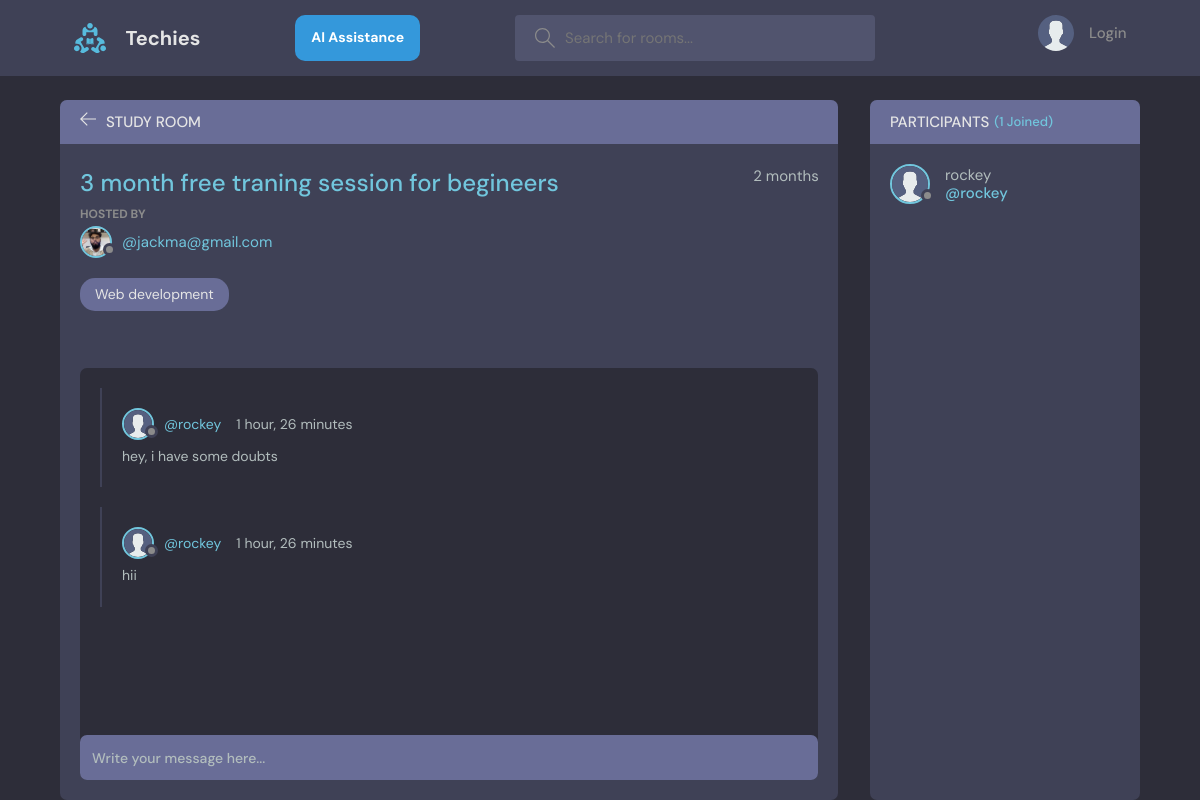
Page /room/3/ on the committed database.
### base/models.py (models this page shows, shortened)
class Room(models.Model):
    host = models.ForeignKey(User, on_delete=models.CASCADE, null=True)
    topic = models.ForeignKey(Topic, on_delete=models.SET_NULL, null=True)
    name = models.CharField(max_length=200)
    description = models.TextField(null=True, blank=True)
    participants = models.ManyToManyField(
        User, related_name='paticipants', blank=True)
    update = models.DateTimeField(auto_now=True)
    created = models.DateTimeField(auto_now_add=True)
    class Meta:
        ordering = ['-update', '-created']

class User(AbstractUser):
    name = models.CharField(max_length=200, null=True)
    email = models.EmailField(unique=True, null=True)
    bio = models.TextField(null=True)
    avatar =models.ImageField(null=True, default="avatar.svg")
    USERNAME_FIELD = 'email'
    REQUIRED_FIELDS = []

class Topic(models.Model):
    name = models.CharField(max_length=200)
    def __str__(self):
        return self.name

class Message(models.Model):
    user = models.ForeignKey(User, on_delete=models.CASCADE)
    room = models.ForeignKey(Room, on_delete=models.CASCADE)
    body = models.TextField()
    updated = models.DateTimeField(auto_now=True)
    created = models.DateTimeField(auto_now_add=True)
    class Meta:
        ordering = ['-updated', '-created']

### base/views.py (the view, shortened to what this page needs)
# urls.py: path('room/<str:pk>/', views.room, name='room'),
def room(request, pk):
    room = Room.objects.get(id=pk)
    roomMessages = room.message_set.all()
    participants = room.participants.all()
    context = {'room': room, 'roomMessages': roomMessages, "participants": participants}
    return render(request, 'base/room.html', context)

### base/templates/base/room.html (shortened to what this page needs)
{% extends 'main.html' %}
{% block content %}
    <main class="profile-page layout layout--2">
      <div class="container">
        <div class="room">
          <div class="room__top">
            <div class="room__topLeft">
              <a href="{% url 'home' %}">
                <svg version="1.1" xmlns="http://www.w3.org/2000/svg" width="32" height="32" viewBox="0 0 32 32">
                  <title>arrow-left</title>
                  <path
                    d="M13.723 2.286l-13.723 13.714 13.719 13.714 1.616-1.611-10.96-10.96h27.625v-2.286h-27.625l10.965-10.965-1.616-1.607z"
                  ></path>
                </svg>
              </a>
              <h3>Study Room</h3>
            </div>
          </div>
          <div class="room__box scroll">
            <div class="room__header scroll">
              <div class="room__info">
                <h3>{{room.name}}</h3>
                <span>{{room.created|timesince}}</span>
              </div>
              <div class="room__hosted">
                <p>Hosted By</p>
                <a href="{% url 'user-profile' room.host.id %}" class="room__author">
                  <div class="avatar avatar--small">
                    <img src="{{room.host.avatar.url}}" />
                  </div>
                  <span>@{{room.host.username}}</span>
                </a>
              </div>
              <span class="room__topics">{{room.topic}}</span>
            </div>
            <div class="room__conversation">
              <div class="threads scroll">
                {% for message in roomMessages %}
                <div class="thread">
                  <div class="thread__top">
                    <div class="thread__author">
                      <a href="{% url 'user-profile' message.user.id %}" class="thread__authorInfo">
                        <div class="avatar avatar--small">
                          <img src="{{message.user.avatar.url}}" />
                        </div>
                        <span>@{{message.user.username}}</span>
                      </a>
                      <span class="thread__date">{{message.created|timesince}}</span>
                    </div>
                  </div>
                  <div class="thread__details">
                    {{message.body}}
                  </div>
                </div>
                {% endfor %}
              </div>
            </div>
          </div>
          <div class="room__message">
            <form action="" method="POST">
              <input name="body" placeholder="Write your message here..." />
            </form>
          </div>
        </div>
        <div class="participants">
          <h3 class="participants__top">Participants <span>({{participants.count}} Joined)</span></h3>
          <div class="participants__list scroll">
            {% for user in participants %}
            <a href="{% url 'user-profile' user.id %}" class="participant">
              <div class="avatar avatar--medium">
                <img src="{{user.avatar.url}}" />
              </div>
              <p>
                {{user.username}}
                <span>@{{user.username}}</span>
              </p>
            </a>
            {% endfor %}
          </div>
        </div>
      </div>
    </main>
    {% endblock content %}

### rows in the picture
Room: name "3 month free traning session for begineers", created "2 months", host.avatar (picture), host.username "jackma@gmail.com", topic "Web development"
Message: user.avatar (placeholder picture), user.username "rockey", created "1 hour, 26 minutes", body "hey, i have some doubts"
Message: user.avatar (placeholder picture), user.username "rockey", created "1 hour, 26 minutes", body "hii"
User: avatar (placeholder picture), username "rockey"

### other values in the picture
{{ participants.count }} "1"
